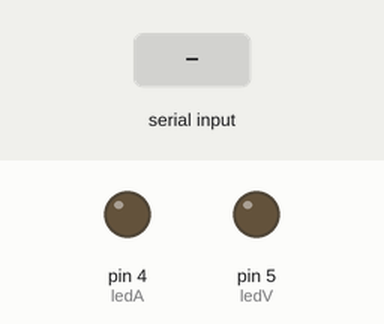
Simulated run of this sketch. Board: Arduino Uno, built with avr-gcc and run on an emulated ATmega328P. Shown: output pins drawn as LEDs (lit = HIGH). The test bench sets the inputs (shaded band).

Above: at 1.2 s.
1.3 s: "x" received over Serial
At 2.2 s:
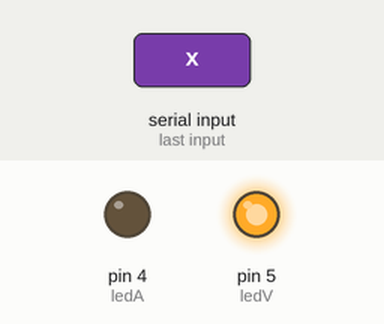
2.8 s: "a" received over Serial
At 3.4 s:
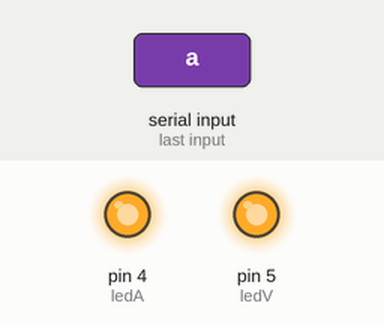
4.3 s: "z" received over Serial
At 5.5 s:
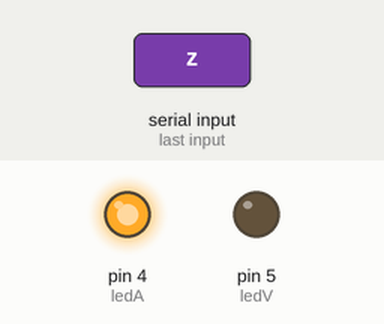
5.8 s: "b" received over Serial
At 6.9 s:
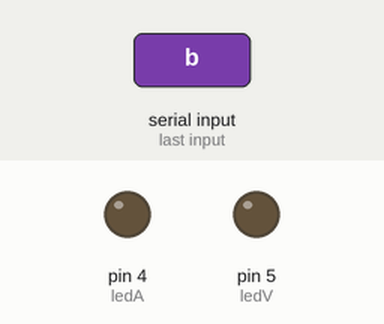
7.3 s: "g" received over Serial
At 8.0 s:
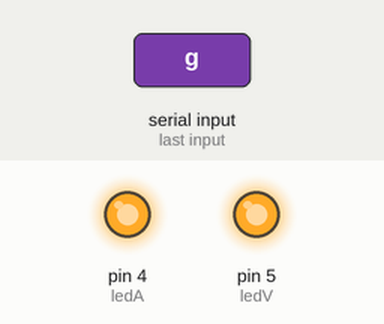
Timing chart, 0 to 9.8 s (numbered marks = the images above; inputs shaded):
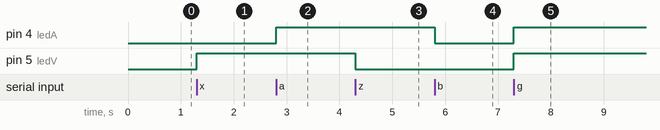

Measured:
- after the input at 1.3 s, pin 5 (ledV): LOW → HIGH at once
- after the input at 2.8 s, pin 4 (ledA): LOW → HIGH at once
- after the input at 4.3 s, pin 5 (ledV): HIGH → LOW at once
- after the input at 5.8 s, pin 4 (ledA): HIGH → LOW at once
- after the input at 7.3 s, pin 4 (ledA), pin 5 (ledV): LOW → HIGH at once

The sketch:

C23.ino
```cpp
int ledA=4,ledV=5;
int dato=' ';
void setup() {
  // put your setup code here, to run once:
  pinMode(ledV, OUTPUT);
  pinMode(ledA, OUTPUT);
  Serial.begin(9600);
}

void loop() {
  // put your main code here, to run repeatedly:
  if(Serial.available()>0){
    dato=Serial.read();
 }
 if(dato=='x'){

    digitalWrite(ledV,1);
  //o
 }
 if(dato=='z'){

    digitalWrite(ledV,0);
  //o

 }
 if(dato=='a'){

    digitalWrite(ledA,1);
  //o
 }
 if(dato=='b'){

    digitalWrite(ledA,0);
  //o

 }
 if(dato=='g'){

    digitalWrite(ledA,1);
    digitalWrite(ledV,1);

 }
 if(dato=='h'){

    digitalWrite(ledA,0);
    digitalWrite(ledV,0);

 }

}
```
